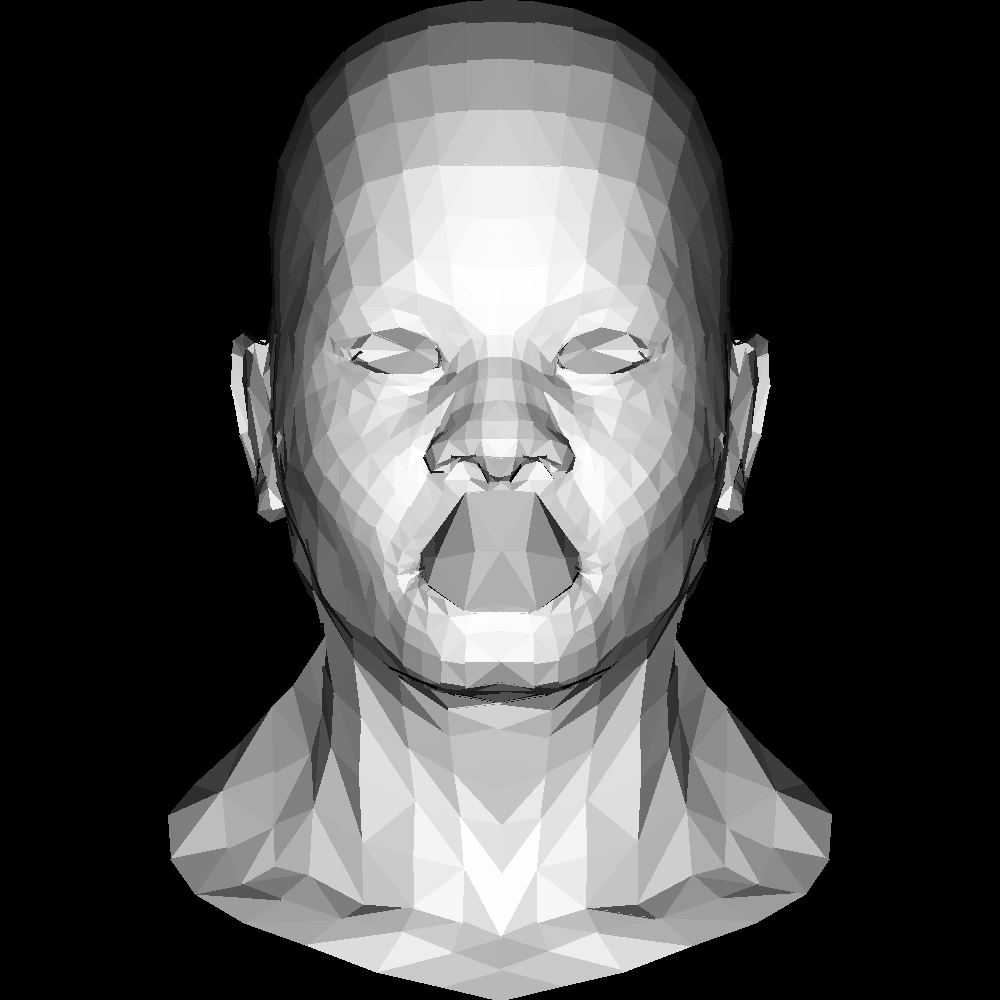

Here is the Python script that generated this plot:
# -------------------------------------------------------
# Created by     : xx
# Filename       : lession2_light.py
# Author         : name
# Created On     : 2025/04/04 11:19
# Last Modified  : 2025/04/04 11:19
# Version        : v1.0
# Description    : 
# -------------------------------------------------------



from PIL import Image, ImageDraw
import math
import sys
sys.path.append('../common')
from tinyrenderer_learn_common import *




def vector_cross_product(v0, v1):
    # A X B =
    # | i  j  k |
    # | Ax Ay Az|
    # | Bx By Bz| 
    # = (AyBz-AzBy)i - (AxBz-AzBx)j + (AxBy-AyBx)k
    # = ||A||*||B||*SINx

    # 计算向量v0和v1的叉积
    i = v0[1]*v1[2] - v0[2]*v1[1]  # 计算叉积的i分量
    j = v0[2]*v1[0] - v0[0]*v1[2]  # 计算叉积的j分量
    k = v0[0]*v1[1] - v0[1]*v1[0]  # 计算叉积的k分量
    return [i, j, k]  # 返回叉积结果


def vector_dot_product(v0, v1):
    # 计算向量v0和v1的点积
    dot_product = sum(i*j for i, j in zip(v0, v1))
    return dot_product

def vector_cosine(v0, v1):
    # 计算向量v0和v1的夹角余弦值
    cos = vector_dot_product(v0, v1) / (vector_norm(v0) * vector_norm(v1))
    return cos


def vector_norm(v):
    # 计算向量的范数，即向量的模
    norm = math.sqrt(sum(i**2 for i in v))
    # 返回向量的范数
    return norm


def get_tri_f(v0, v1, v2):
    # 定义一个函数，用于计算三角形法向量
    # 计算向量v0到v1的向量
    vct02 = [(v2[0]-v0[0]), (v2[1]-v0[1]), (v2[2]-v0[2])]
    # 计算向量v1到v2的向量
    vct01 = [(v1[0]-v0[0]), (v1[1]-v0[1]), (v1[2]-v0[2])]
    # 计算向量v0到v2的向量
    vctf = vector_cross_product(vct02, vct01)
    # 计算向量v0到v2的向量的模
    vctf_norm = vector_norm(vctf)
    # 计算向量v0到v2的向量的单位向量
    vctf_unit = [i/vctf_norm for i in vctf]
    # 返回向量v0到v2的单位向量
    return vctf_unit












obj_file = "../obj/african_head.obj"
vertices = read_obj_file_v(obj_file)
primitives = read_obj_file_p(obj_file)

width = 1000
height = 1000

image = Image.new('RGB', (width, height), 'black')
draw = ImageDraw.Draw(image)

light_vct = [0, 0, -1]

for p in primitives:
    v0x = vertices[p[0]-1][0]
    v0y = vertices[p[0]-1][1]
    v0z = vertices[p[0]-1][2]

    v1x = vertices[p[1]-1][0]
    v1y = vertices[p[1]-1][1]
    v1z = vertices[p[1]-1][2]

    v2x = vertices[p[2]-1][0]
    v2y = vertices[p[2]-1][1]
    v2z = vertices[p[2]-1][2]

    v0 = [v0x, v0y, v0z]
    v1 = [v1x, v1y, v1z]
    v2 = [v2x, v2y, v2z]

    tri_f = get_tri_f(v0, v1, v2)

    cos = vector_cosine(tri_f, light_vct)
    if cos < 0:
        continue

    color = (int(255*cos), int(255*cos), int(255*cos))

    draw_line_in_range(v0x, v0y, v1x, v1y, width, height, draw, color)
    draw_line_in_range(v1x, v1y, v2x, v2y, width, height, draw, color)
    draw_line_in_range(v2x, v2y, v0x, v0y, width, height, draw, color)
    draw_tri_barycentric([v0x, v0y], [v1x, v1y], [v2x, v2y], width, height, draw, color)


image.save("lession2_light.png")




